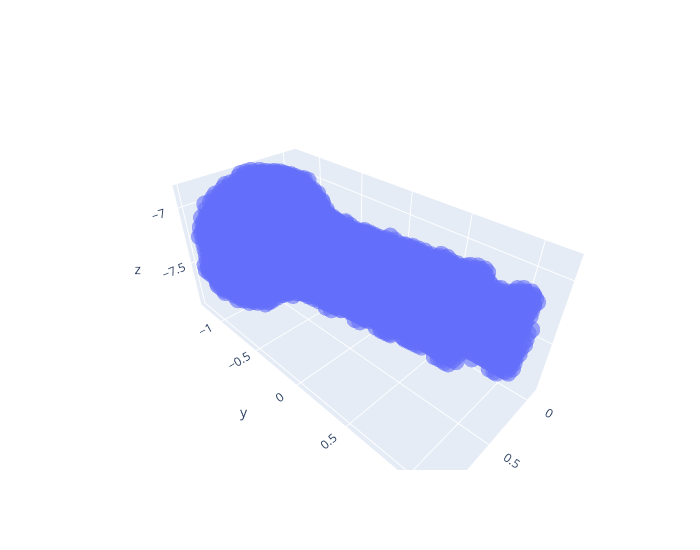

Notebook code cell kept with this figure:
### Code cell
## visualize
def see_voxels(voxel_grid, size=res):
    points = voxel_grid.points
    fig=go.Figure(
        data=[go.Scatter3d(
            x=points[:, 0],
            y=points[:, 1],
            z=points[:, 2],
            mode="markers", 
            marker=dict(
                size=size, 
                opacity=0.6
                )
            )]
    )

    fig.update_layout(
        scene=dict(
            aspectmode="data",
        ),
        width=700,
        height=550
    )

    fig.show()

see_voxels(voxel_grid, 10)

### Figure 1 — Plotly figure (JSON) as saved in the notebook; plotly's stock layout.template omitted (floating-point values rounded to 4 significant figures; data arrays with more than 128 entries replaced by an {"elided": "..."} marker saying what was removed)
{"data": [{"marker": {"opacity": 0.6, "size": 10}, "mode": "markers", "type": "scatter3d", "x": {"elided": "8001 float values"}, "y": {"elided": "8001 float values"}, "z": {"elided": "8001 float values"}}], "layout": {"height": 550, "scene": {"aspectmode": "data"}, "width": 700}}
